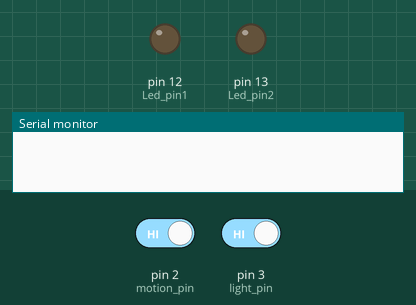
Bench run of a sketch on a simulated Arduino Uno, built with avr-gcc and run on an emulated ATmega328P. Shown: output pins drawn as LEDs (lit = HIGH), the last lines printed to the serial monitor. The inputs (shaded band) are chosen by the test bench; at power-on: pin 2 (motion_pin) HIGH, pin 3 (light_pin) HIGH.

Above: at 1.8 s.
1.9 s: pin 2 (motion_pin) driven LOW
At 2.8 s:
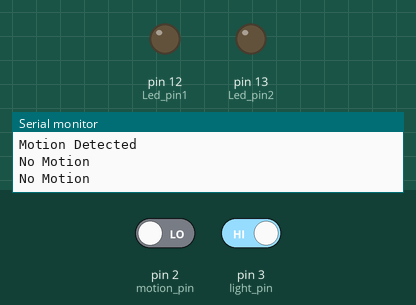
3.5 s: pin 3 (light_pin) driven LOW
5.0 s: pin 3 (light_pin) driven HIGH
At 6.2 s:
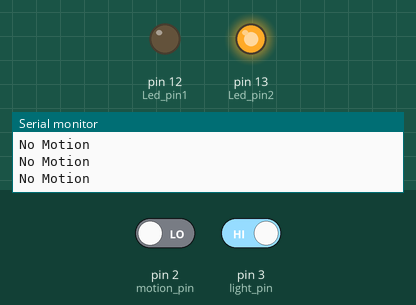
6.5 s: pin 2 (motion_pin) driven HIGH
At 7.5 s:
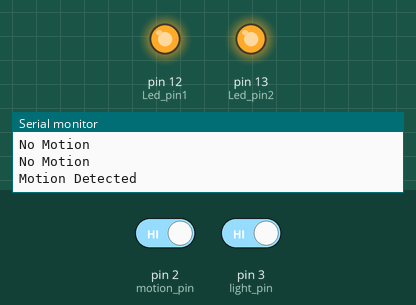
Timing chart, 0 to 9.0 s (numbered marks = the images above; inputs shaded):
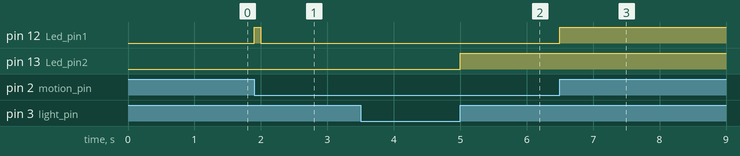

Measured:
- after the input at 1.9 s, pin 12 (Led_pin1): LOW → HIGH at once, → LOW 0.10 s later
- after the input at 5.0 s, pin 13 (Led_pin2): LOW → HIGH at once
- after the input at 6.5 s, pin 12 (Led_pin1): LOW → HIGH at once

The sketch:

sketch_feb3a.ino
```cpp
const int motion_pin = 2;
const int light_pin = 3;
const int Led_pin1 = 12;
const int Led_pin2 = 13;

void Motion(){
    Serial.println("Motion Detected");
    digitalWrite(Led_pin1, HIGH);
}
void Light(){
    Serial.println("Light detected");
    digitalWrite(Led_pin2, HIGH);
}

void setup() {
  // initialize serial communication at 9600 bits per second:
  Serial.begin(9600);
  pinMode(motion_pin, INPUT);
  pinMode(light_pin, INPUT);
  pinMode(Led_pin1, OUTPUT);
  pinMode(Led_pin2, OUTPUT);
  attachInterrupt(digitalPinToInterrupt(motion_pin), Motion, HIGH);
  attachInterrupt(digitalPinToInterrupt(light_pin), Light, HIGH);
}

void loop() {
  // reads the input on analog pin A0 (value between 0 and 1023)
  if(digitalRead(motion_pin)==LOW){
    Serial.println("No Motion");
    digitalWrite(Led_pin1, LOW);
  }
  if(digitalRead(light_pin)==LOW){
    Serial.println("No Light");
    digitalWrite(Led_pin2, LOW);
  }
  delay(500);
}
```
